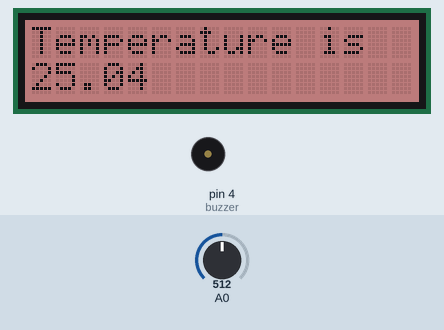
This sketch was run on a simulated Arduino Uno, built with avr-gcc and run on an emulated ATmega328P. Shown: 16×2 character LCD, buzzer (waves = sounding, pin HIGH). Inputs (shaded band) come from the test bench; at power-on: A0 = 512.

Above: at 1.2 s.
1.3 s: A0 set to 635
At 2.4 s:
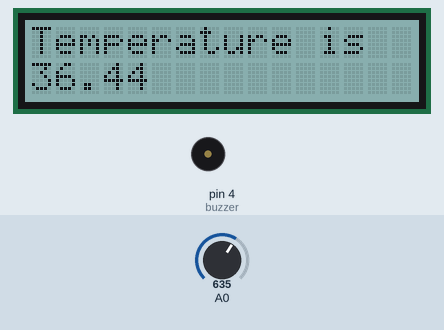
3.6 s: A0 set to 657
At 4.7 s:
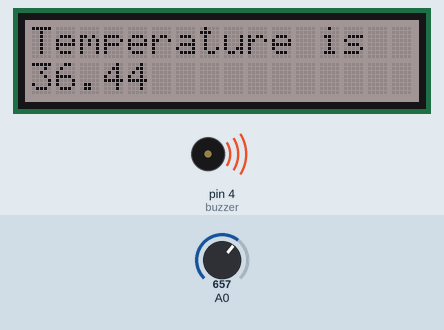
7.7 s: A0 set to 702
At 8.9 s:
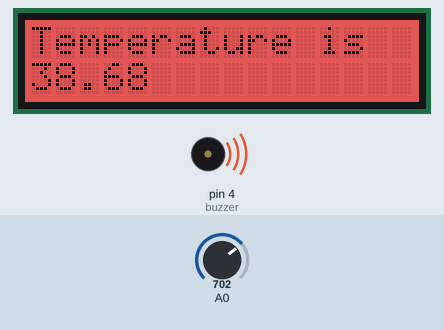
11.8 s: A0 set to 740
At 12.6 s:
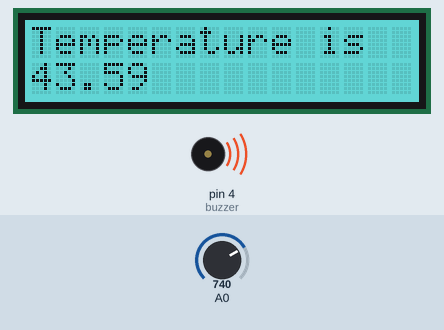
Timing chart, 0 to 16.9 s (numbered marks = the images above; inputs shaded):
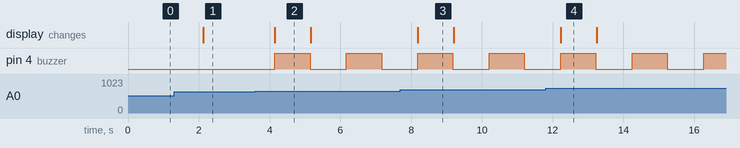

Measured:
- the behaviour switches between 650 and 651 on A0 (found by bisection; images 1 and 2)
- the behaviour switches between 687 and 688 on A0 (found by bisection; images 2 and 3)
- the behaviour switches between 722 and 723 on A0 (found by bisection; images 3 and 4)
- after the input at 1.3 s, the display: changes after 0.82 s (image 1)
- after the input at 3.6 s, pin 4 (buzzer): alternates HIGH for 1.0 s and LOW for 1.0 s, starting after 0.54 s; the display: changes after 0.54 s (image 2)
- after the input at 7.7 s, the display: changes after 0.48 s (image 3)
- after the input at 11.8 s, the display: changes after 0.42 s (image 4)

The sketch:

intelligentTermometer.ino
```cpp
#include <math.h>;
#include <rgb_lcd.h>
#include <Wire.h>

float temperature, resistance;
int a;
int B = 3975;                  //B value of the thermistor

int redColor, greenColor, blueColor;

int buzzer = 4;

// instanciate the lcd object
rgb_lcd lcd;

void setup(){
  Serial.begin(9600);
  lcd.begin(16,2);
  pinMode(A0, INPUT);
  pinMode(buzzer, OUTPUT);
}

void loop(){
  // reading the temperature
  a = analogRead(A0);
  resistance = (float)(1023 - a) * 10000 / a; //get the resistance of the sensor;
  temperature = 1 / (log(resistance / 10000) / B + 1 / 298.15) - 273.15; //convert to temperature via datasheet&nbsp;;

  // generating the colors to set the display backlight proportionally to the temperature
  redColor = map(temperature, 30, 45, 0 , 255);
  greenColor = map(temperature, 30, 45, 255, 0);
  blueColor = map(temperature, 30, 45, 255, 0);

  // setting the colors
  lcd.setRGB(redColor, greenColor, blueColor);

  // check if temperature is over 38 degrees, if so activate the buzzer for 1s
  if (temperature > 38) {
      digitalWrite(buzzer, HIGH);
      delay(1000);
      digitalWrite(buzzer, LOW);
  }

 // print out the temperature in the display
  lcd.setCursor(0,0);
  lcd.print("Temperature is");
  lcd.setCursor(0,1);
  lcd.print(temperature);

  // wait a second before analog reading again
  delay(1000);

}
```
